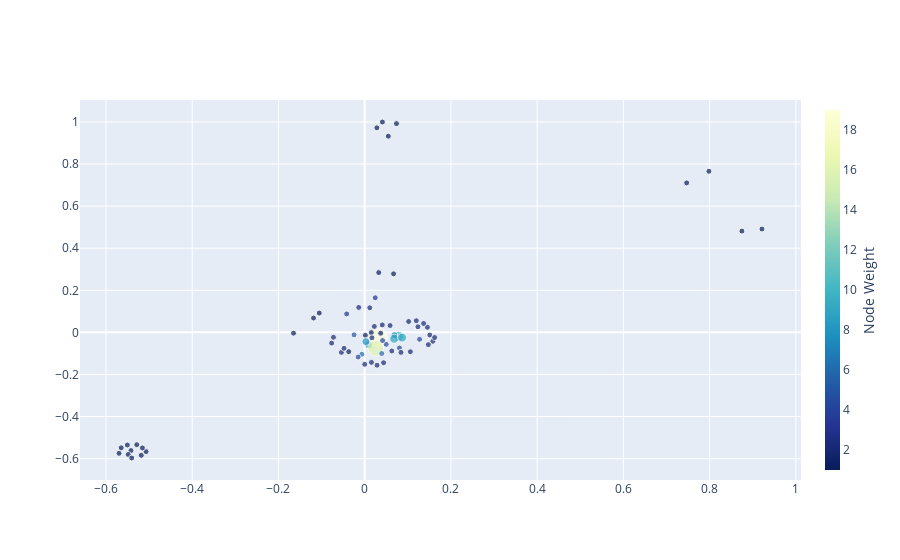

The notebook cell this image was saved under:
### Code cell
fig = go.Figure(node_trace)
fig.show()

### Figure 1 — Plotly figure (JSON) as saved in the notebook; plotly's stock layout.template omitted (floating-point values rounded to 4 significant figures)
{"data": [{"hoverinfo": "text", "marker": {"color": [10, 19, 7, 9, 8, 1, 1, 1, 4, 16, 2, 8, 4, 2, 5, 2, 2, 2, 2, 2, 2, 2, 2, 4, 2, 2, 6, 4, 2, 2, 2, 2, 1, 2, 6, 4, 2, 2, 2, 2, 2, 3, 3, 2, 2, 2, 2, 1, 1, 1, 1, 1, 1, 1, 1, 1, 1, 1, 1, 1, 1, 1, 1, 1, 1, 1, 1, 1, 1, 1, 9], "colorbar": {"thickness": 15, "title": {"side": "right", "text": "Node Weight"}, "xanchor": "left"}, "colorscale": [[0, "rgb(255,255,217)"], [0.125, "rgb(237,248,177)"], [0.25, "rgb(199,233,180)"], [0.375, "rgb(127,205,187)"], [0.5, "rgb(65,182,196)"], [0.625, "rgb(29,145,192)"], [0.75, "rgb(34,94,168)"], [0.875, "rgb(37,52,148)"], [1, "rgb(8,29,88)"]], "line": {"width": 1}, "reversescale": true, "showscale": true, "size": [10, 19, 7, 9, 8, 1, 1, 1, 4, 16, 2, 8, 4, 2, 5, 2, 2, 2, 2, 2, 2, 2, 2, 4, 2, 2, 6, 4, 2, 2, 2, 2, 1, 2, 6, 4, 2, 2, 2, 2, 2, 3, 3, 2, 2, 2, 2, 1, 1, 1, 1, 1, 1, 1, 1, 1, 1, 1, 1, 1, 1, 1, 1, 1, 1, 1, 1, 1, 1, 1, 9], "sizemin": 3}, "mode": "markers", "text": ["# name : 대만", "# name : 탑건", "# name : 주인공", "# name : 점퍼", "# name : 파라마운트", "# name : 로스앤젤레스", "# name : 정윤섭", "# name : 특파원", "# name : 할리우드", "# name : 중국", "# name : 31일", "# name : 미국", "# name : 블룸버그 통신", "# name : 이날", "# name : 탑건:매버릭", "# name : 톰 크루즈", "# name : 조종사", "# name : 자유시보", "# name : 타이완 뉴스", "# name : SETN", "# name : 중화민국", "# name : 관객", "# name : 2019년", "# name : 크루즈", "# name : 제작진", "# name : 재킷", "# name : 경영진", "# name : 아버지", "# name : 1960년대", "# name : 미", "# name : 해군", "# name : 일본", "# name : 롯데엔터테인먼트", "# name : 월스트리트저널", "# name : WSJ", "# name : 텐센트", "# name : 2019년 7월", "# name : 공산당", "# name : 관리", "# name : 미군", "# name : 2019년 말", "# name : 나흘 만", "# name : 북미", "# name : 1억5천600만 달러", "# name : 1천930억 원", "# name : 메모리얼 데이", "# name : 현충일", "# name : 카톡", "# name : okjebo", "# name : 뉴스투데이", "# name : 36년 만", "# name : 1억 5천600만 달러", "# name : 약 1천9백억 원", "# name : 미국 현충일 연휴", "# name : 지난 2007년", "# name : 캐리비안의 해적:세상의 끝", "# name : 15년 만", "# name : 오는 22일", "# name : MBC", "# name : 24시간", "# name : 02-784-4000", "# name : 카카오톡", "# name : @mbc", "# name : 정영한", "# name : 아나운서", "# name : http", "# name : imnews", "# name : .imbc.com/", "# name : replay/2022/", "# name : nwtoday/article/6374402_35752.htm", "# name : 타이완"], "type": "scatter", "x": [0.07898, 0.03046, 0.06876, 0.06838, 0.009184, 0.01525, 0.00156, 0.03707, 0.04985, 0.0256, 0.01673, 0.002727, 0.0415, 0.04081, -0.02464, 0.05886, 0.02232, 0.1197, 0.1235, 0.1454, 0.102, 0.1367, 0.1059, 0.08062, 0.08418, 0.06288, 0.03955, 0.1272, 0.158, 0.151, 0.1622, 0.1476, -0.03707, -0.05388, -0.006737, -0.0152, -0.04791, 0.04388, 0.02869, 4.215e-05, 0.01567, 0.02442, -0.04178, -0.0138, 0.01176, -0.07665, -0.07241, 0.7984, 0.7468, -0.1053, -0.1187, 0.03252, 0.06696, 0.02821, 0.04111, 0.07373, 0.05473, -0.1651, 0.8749, 0.9214, -0.5421, -0.5485, -0.5071, -0.5647, -0.5504, -0.5404, -0.5155, -0.5697, -0.5286, -0.5182, 0.08673], "y": [-0.01858, -0.02396, -0.01327, -0.03035, -0.05928, -0.001059, -0.0139, -0.003984, -0.05676, -0.07589, -0.02564, -0.04382, -0.03883, 0.03549, -0.01178, 0.03252, 0.02821, 0.05529, 0.0266, 0.02421, 0.05162, 0.04246, -0.09206, -0.07417, -0.09515, -0.08851, -0.1006, -0.03291, -0.0423, -0.01264, -0.02445, -0.05832, -0.09155, -0.09503, -0.1042, -0.1173, -0.07561, -0.1444, -0.1561, -0.1519, -0.1425, 0.1645, 0.0878, 0.1186, 0.1168, -0.05096, -0.02329, 0.7656, 0.7106, 0.09178, 0.06805, 0.2842, 0.2782, 0.9723, 1, 0.9924, 0.9326, -0.003702, 0.4814, 0.4912, -0.5618, -0.5803, -0.5668, -0.5488, -0.5354, -0.5972, -0.5493, -0.5749, -0.534, -0.5843, -0.02481]}], "layout": {"autosize": true, "xaxis": {"autorange": true, "range": [-0.6582, 1.01], "type": "linear"}, "yaxis": {"autorange": true, "range": [-0.72, 1.123], "type": "linear"}}}
